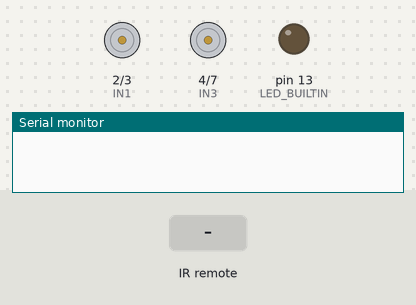
This sketch was run on a simulated Arduino Uno, built with avr-gcc and run on an emulated ATmega328P. Shown: motor-driver pin pairs drawn as motors (green arrow = first pin HIGH = forward, orange = second pin HIGH = backward, longer = more drive, scaled by the enable pin), output pins drawn as LEDs (lit = HIGH), the last lines printed to the serial monitor. The test bench sets the inputs (shaded band).

Above: at 1.2 s.
1.3 s: infrared code 0xFF38C7 received
At 1.34 s:
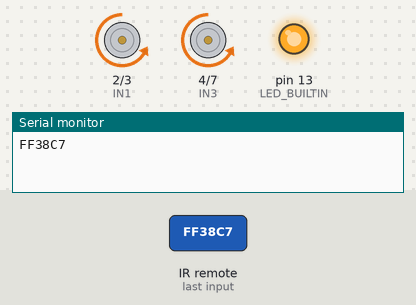
2.9 s: infrared code 0xFFFFFFFF received
At 2.95 s:
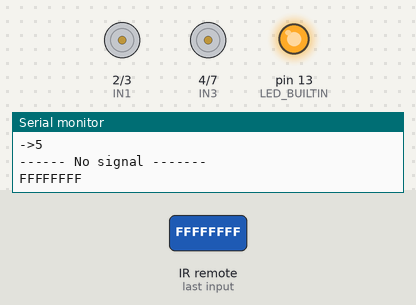
4.5 s: infrared code 0xFF30CF received
At 5.2 s:
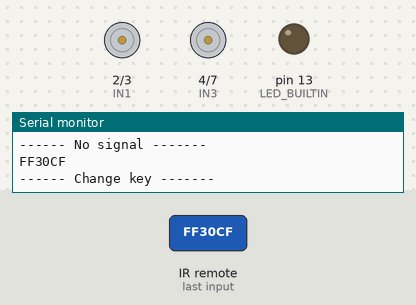
6.1 s: infrared code 0xFF7A85 received
At 6.7 s:
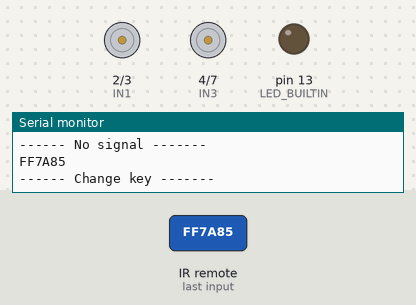
7.6 s: infrared code 0xFF38C7 received
At 8.3 s:
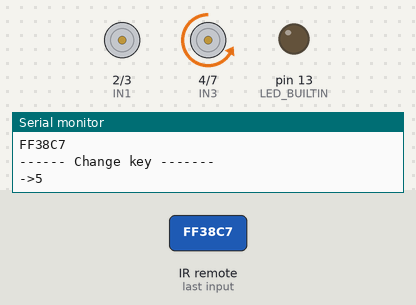
Timing chart, 0 to 10.6 s (numbered marks = the images above; inputs shaded):
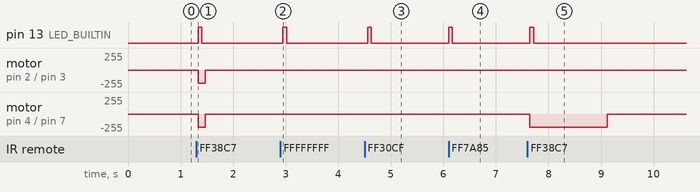

The sketch:

motor_test02.ino
```cpp
#include <IRremote.h>
int ENA=5;//connected to Arduino's port 5(output pwm)
int IN1=2;//connected to Arduino's port 2
int IN2=3;//connected to Arduino's port 3
int ENB=6;//connected to Arduino's port 6(output pwm)
int IN3=4;//connected to Arduino's port 4
int IN4=7;//connected to Arduino's port 7
int RECV_PIN = 11;
IRrecv irrecv(RECV_PIN);
decode_results results;
unsigned long ir_val;
int left_speed = 200;
int right_speed = 200;
int incv=12;
bool revers = false;
void setup()
{
 Serial.begin(9600);
 irrecv.enableIRIn(); // Start the receiver

 pinMode(ENA,OUTPUT);//output
 pinMode(ENB,OUTPUT);
 pinMode(IN1,OUTPUT);
 pinMode(IN2,OUTPUT);
 pinMode(IN3,OUTPUT);
 pinMode(IN4,OUTPUT);

digitalWrite(IN1, LOW);
digitalWrite(IN2, HIGH);
digitalWrite(IN3, LOW);
digitalWrite(IN4, HIGH);

// ускорение от нуля до максимального значения

for (int i = 0; i < 256; i++)

{

//analogWrite(ENA, i);
//analogWrite(ENB, i);
//delay(20);

}

// торможение от максимального значения к минимальному

for (int i = 255; i >= 0; --i)
{

//analogWrite(ENA, i);
//analogWrite(ENB, i);
//delay(20);

}

// теперь отключаем моторы

//digitalWrite(IN1, LOW);
//digitalWrite(IN2, LOW);
//digitalWrite(IN3, LOW);
//digitalWrite(IN4, LOW);
pinMode(13, OUTPUT);
digitalWrite(LED_BUILTIN, LOW);
analogWrite(ENA, 0);
analogWrite(ENB, 0);
}

//0: FF6897

//+: FFA857
//-: FFE01F
//1: FF30CF
//2: FF18E7
//3: FF7A85
//+100: FF9867
//+200 FFB04F

//5: FF38C7

int no_sig_cnt=0;
int no_sig_cnt_max=20;
void loop() {

//setup();
//delay(1000);

  if (irrecv.decode(&results)) {
    digitalWrite(LED_BUILTIN, HIGH);
    Serial.println(results.value, HEX);
    irrecv.resume(); // Receive the next value
    if (results.value != 0xFFFFFFFF) {
      ir_val = results.value;
      Serial.println("------ Change key -------");
    }
  }
  else {
    ir_val = 0;
    no_sig_cnt++;
    if (no_sig_cnt > no_sig_cnt_max) {
      analogWrite(ENA, 0);
      analogWrite(ENB, 0);
      Serial.println("------ No signal -------");
      no_sig_cnt=0;
    }
  }
  if (ir_val == 0xFFA857) { //+
      left_speed += incv;
      right_speed += incv;
      if (left_speed > 255) {
       left_speed = 255;
      }
      if (right_speed > 255) {
       right_speed = 255;
      }
    }
    else if (ir_val == 0xFFE01F) { //-
      left_speed -= incv;
      right_speed -= incv;
      if (left_speed < 0) {
       left_speed = 0;
      }
      if (right_speed < 0) {
       right_speed = 0;
      }
    }
    else if (ir_val == 0xFF6897) { //0
      left_speed = 0;
      right_speed = 0;
    }
    else if (ir_val == 0xFF30CF) { //1
      digitalWrite(IN1, LOW);
      digitalWrite(IN2, HIGH);
      digitalWrite(IN3, LOW);
      digitalWrite(IN4, LOW);

    }
    else if (ir_val == 0xFF18E7) { //2
      digitalWrite(IN1, LOW);
      digitalWrite(IN2, HIGH);
      digitalWrite(IN3, LOW);
      digitalWrite(IN4, HIGH);

    }
    else if (ir_val == 0xFF7A85) { //3
      digitalWrite(IN1, LOW);
      digitalWrite(IN2, LOW);
      digitalWrite(IN3, LOW);
      digitalWrite(IN4, HIGH);


    }
    else if (ir_val == 0xFF9867) { //+100
      left_speed = 200;
      right_speed = 200;
      digitalWrite(IN1, LOW);
      digitalWrite(IN2, HIGH);
      digitalWrite(IN3, LOW);
      digitalWrite(IN4, HIGH);

    }
    else if (ir_val == 0xFFB04F) { //+200
      if (revers) {
        digitalWrite(IN1, HIGH);
        digitalWrite(IN2, LOW);
        digitalWrite(IN3, HIGH);
        digitalWrite(IN4, LOW);
      }
      else {
        digitalWrite(IN1, LOW);
        digitalWrite(IN2, HIGH);
        digitalWrite(IN3, LOW);
        digitalWrite(IN4, HIGH);
      }
      revers = !revers;
      Serial.println("Revers");

    }
    else if (ir_val == 0xFF38C7) { //5
      analogWrite(ENA, left_speed);
      analogWrite(ENB, right_speed);
      Serial.println("->5");
    }
    else if (ir_val == 0xFF10EF) { //4
      analogWrite(ENA, left_speed);
      analogWrite(ENB, 0);
      Serial.println("->5");

    }
    else if (ir_val == 0xFF5AA5) { //6
      analogWrite(ENA, 0);
      analogWrite(ENB, left_speed);
      Serial.println("->5");

    }


    else {


    }
    //Serial.println(ir_val);
    delay(70);
    digitalWrite(LED_BUILTIN, LOW);


}
```

Measured:
- after the input at 1.3 s, pin 13 (LED_BUILTIN): LOW → HIGH at once, → LOW 0.07 s later; motor on pin 2 (IN1) / pin 3 (IN2), motor on pin 4 (IN3) / pin 7 (IN4): stopped → backward 200/255 at once, → stopped 0.14 s later
- after the input at 2.9 s, pin 13 (LED_BUILTIN): LOW → HIGH after 0.05 s, → LOW 0.07 s later
- after the input at 4.5 s, pin 13 (LED_BUILTIN): LOW → HIGH after 0.06 s, → LOW 0.07 s later
- after the input at 6.1 s, pin 13 (LED_BUILTIN): LOW → HIGH at once, → LOW 0.07 s later
- after the input at 7.6 s, pin 13 (LED_BUILTIN): LOW → HIGH after 0.05 s, → LOW 0.07 s later; motor on pin 4 (IN3) / pin 7 (IN4): stopped → backward 200/255 after 0.05 s, → stopped 1.5 s later
